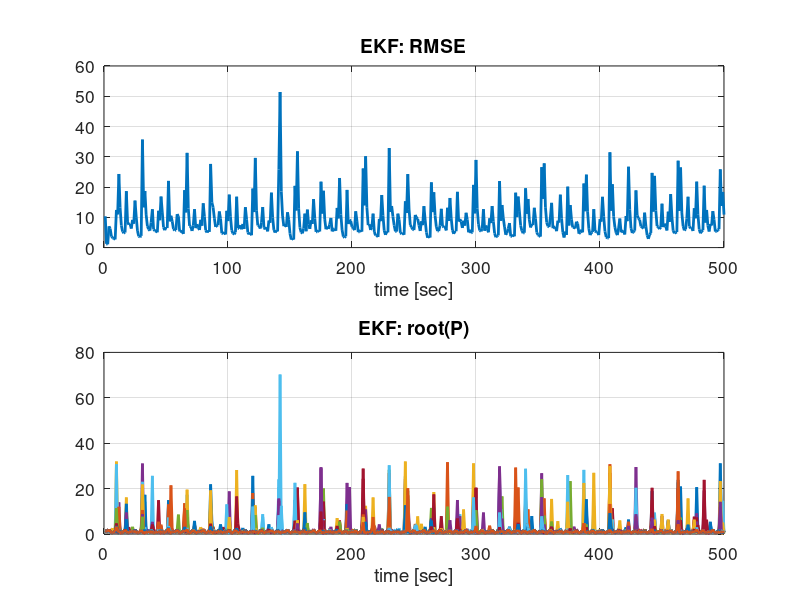
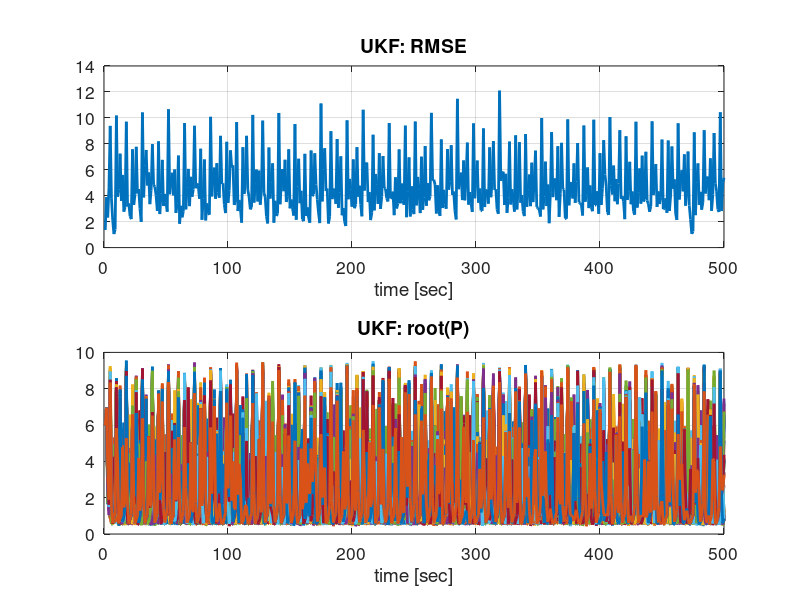
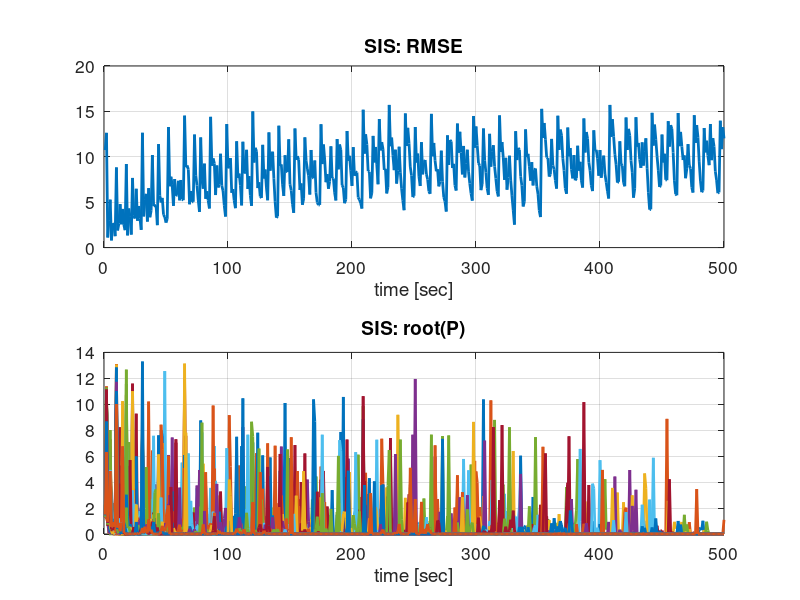
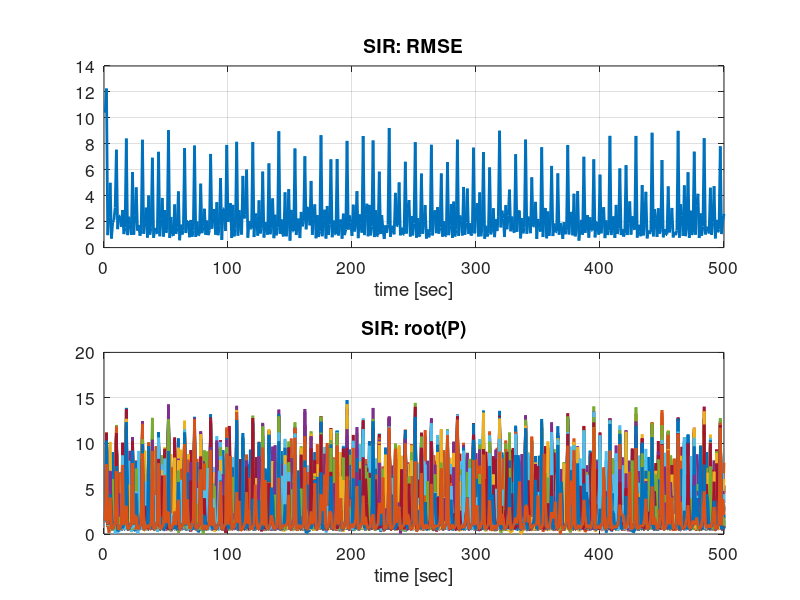

These figures' MATLAB source, in order:
load 2_a_EKF.mat
e_x_EKF = X - xhat;
sgmhat_EKF = sgmhat;
time_spent_EKF = time_spent;

load 2_a_UKF.mat
e_x_UKF = X - xhat;
sgmhat_UKF = sgmhat;
time_spent_UKF = time_spent;

load 2_a_SIS.mat
e_x_SIS = X - xhat;
sgmhat_SIS = sgmhat;
time_spent_SIS = time_spent;

load 2_a_SIR.mat
e_x_SIR = X - xhat;
sgmhat_SIR = sgmhat;
time_spent_SIR = time_spent;

MC = size(e_x_EKF,1);
simLen = size(e_x_EKF,2);

for i = 1:simLen
    RMS_EKF(:,i) = sqrt(sum(e_x_EKF(:,i).^2)/MC);
    RMS_UKF(:,i) = sqrt(sum(e_x_UKF(:,i).^2)/MC);
    RMS_SIS(:,i) = sqrt(sum(e_x_SIS(:,i).^2)/MC);
    RMS_SIR(:,i) = sqrt(sum(e_x_SIR(:,i).^2)/MC);
end

% settings
default_font_size = 12.5; % default font size
default_line_width = 2; % default line width

% EKF
figure('DefaultAxesFontSize',default_font_size);
subplot(2,1,1)
plot(1:simLen,RMS_EKF,'LineWidth',default_line_width)
grid on
xlabel('time [sec]')
title('EKF: RMSE')
subplot(2,1,2)
plot(1:simLen,sgmhat_EKF,'LineWidth',default_line_width)
grid on
xlabel('time [sec]')
title('EKF: root(P)')

% UKF
figure('DefaultAxesFontSize',default_font_size);
subplot(2,1,1)
plot(1:simLen,RMS_UKF,'LineWidth',default_line_width)
grid on
xlabel('time [sec]')
title('UKF: RMSE')
subplot(2,1,2)
plot(1:simLen,sgmhat_UKF,'LineWidth',default_line_width)
grid on
xlabel('time [sec]')
title('UKF: root(P)')

% SIS
figure('DefaultAxesFontSize',default_font_size);
subplot(2,1,1)
plot(1:simLen,RMS_SIS,'LineWidth',default_line_width)
grid on
xlabel('time [sec]')
title('SIS: RMSE')
subplot(2,1,2)
plot(1:simLen,sgmhat_SIS,'LineWidth',default_line_width)
grid on
xlabel('time [sec]')
title('SIS: root(P)')

% SIR
figure('DefaultAxesFontSize',default_font_size);
subplot(2,1,1)
plot(1:simLen,RMS_SIR,'LineWidth',default_line_width)
grid on
xlabel('time [sec]')
title('SIR: RMSE')
subplot(2,1,2)
plot(1:simLen,sgmhat_SIR,'LineWidth',default_line_width)
grid on
xlabel('time [sec]')
title('SIR: root(P)')

% comparison: EKF, UKF, SIS, SIR
figure('DefaultAxesFontSize',default_font_size);
plot(1:simLen, RMS_EKF,'LineWidth',default_line_width)
hold on
plot(1:simLen, RMS_UKF,'LineWidth',default_line_width)
hold on
plot(1:simLen, RMS_SIS,'LineWidth',default_line_width)
hold on
plot(1:simLen, RMS_SIR,'LineWidth',default_line_width)
grid on
xlabel('time [sec]')
title('RMSE comparison: EKF, UKF, SIS, SIR')
legend({'EKF','UKF','SIS','SIR'},'Location', 'best')

% computation time comparison
figure('DefaultAxesFontSize',default_font_size);
plot(1:MC, time_spent_EKF,'LineWidth',default_line_width)
hold on
plot(1:MC, time_spent_UKF,'LineWidth',default_line_width)
hold on
plot(1:MC, time_spent_SIS,'LineWidth',default_line_width)
hold on
plot(1:MC, time_spent_SIR,'LineWidth',default_line_width)
grid on
xlabel('MC iteration step [-]')
title('Computation time comparison: EKF, UKF, SIS, SIR')
legend({'EKF','UKF','SIS','SIR'},'Location', 'best')